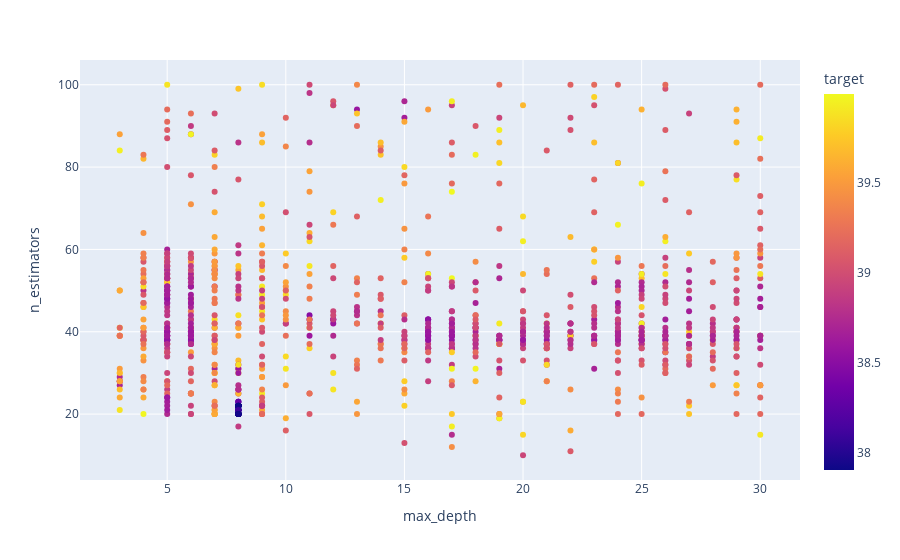

The notebook cell saved with this chart:
### Code cell
px.scatter(df2, x="max_depth", y="n_estimators", color="target")

### Figure 1 — Plotly figure (JSON) as saved in the notebook; plotly's stock layout.template omitted (floating-point values rounded to 4 significant figures; data arrays with more than 128 entries replaced by an {"elided": "..."} marker saying what was removed)
{"data": [{"hovertemplate": "max_depth=%{x}<br>n_estimators=%{y}<br>target=%{marker.color}<extra></extra>", "legendgroup": "", "marker": {"color": {"elided": "994 float values"}, "coloraxis": "coloraxis", "symbol": "circle"}, "mode": "markers", "name": "", "orientation": "v", "showlegend": false, "type": "scatter", "x": {"elided": "994 int values"}, "xaxis": "x", "y": {"elided": "994 int values"}, "yaxis": "y"}], "layout": {"coloraxis": {"colorbar": {"title": {"text": "target"}}, "colorscale": [[0, "#0d0887"], [0.1111, "#46039f"], [0.2222, "#7201a8"], [0.3333, "#9c179e"], [0.4444, "#bd3786"], [0.5556, "#d8576b"], [0.6667, "#ed7953"], [0.7778, "#fb9f3a"], [0.8889, "#fdca26"], [1, "#f0f921"]]}, "legend": {"tracegroupgap": 0}, "margin": {"t": 60}, "xaxis": {"anchor": "y", "domain": [0, 1], "title": {"text": "max_depth"}}, "yaxis": {"anchor": "x", "domain": [0, 1], "title": {"text": "n_estimators"}}}}
